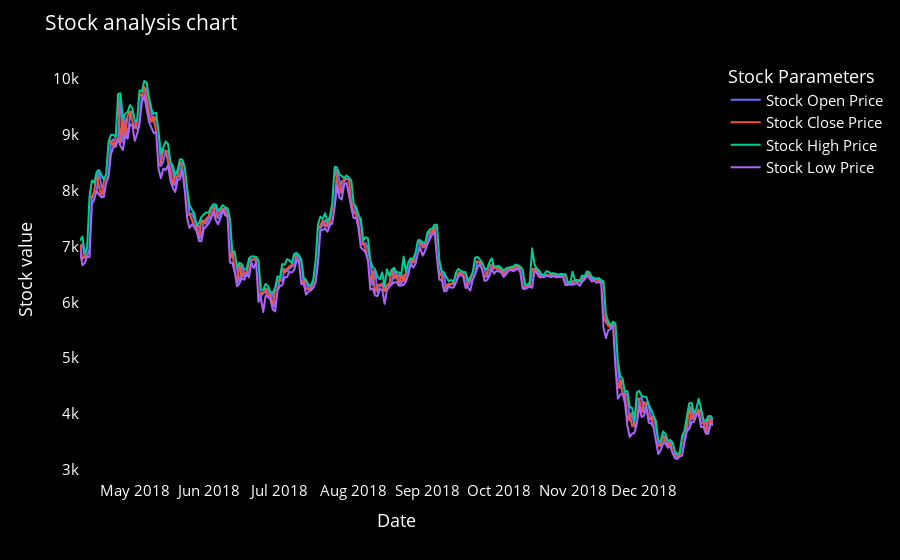

Notebook code cell kept with this figure:
### Code cell
names = cycle(['Stock Open Price','Stock Close Price','Stock High Price','Stock Low Price'])

fig = px.line(y_2018, x=y_2018.Date, y=[y_2018['Open'], y_2018['Close'], 
                                          y_2018['High'], y_2018['Low']],
             labels={'Date': 'Date','value':'Stock value'})
fig.update_layout(title_text='Stock analysis chart', font_size=15, font_color='white',legend_title_text='Stock Parameters')
fig.for_each_trace(lambda t:  t.update(name = next(names))) 
fig.update_xaxes(showgrid=False)
fig.update_yaxes(showgrid=False)
fig.update_layout({
    'plot_bgcolor': 'black',
    'paper_bgcolor': 'black'
})
fig.show()

### Figure 1 — Plotly figure (JSON) as saved in the notebook; plotly's stock layout.template omitted (floating-point values rounded to 4 significant figures; data arrays with more than 128 entries replaced by an {"elided": "..."} marker saying what was removed)
{"data": [{"hovertemplate": "variable=Open<br>Date=%{x}<br>Stock value=%{y}<extra></extra>", "legendgroup": "Open", "line": {"color": "#636efa", "dash": "solid"}, "marker": {"symbol": "circle"}, "mode": "lines", "name": "Stock Open Price", "showlegend": true, "type": "scattergl", "x": {"elided": "267 str values"}, "xaxis": "x", "y": {"elided": "267 float values"}, "yaxis": "y"}, {"hovertemplate": "variable=Close<br>Date=%{x}<br>Stock value=%{y}<extra></extra>", "legendgroup": "Close", "line": {"color": "#EF553B", "dash": "solid"}, "marker": {"symbol": "circle"}, "mode": "lines", "name": "Stock Close Price", "showlegend": true, "type": "scattergl", "x": {"elided": "267 str values"}, "xaxis": "x", "y": {"elided": "267 float values"}, "yaxis": "y"}, {"hovertemplate": "variable=High<br>Date=%{x}<br>Stock value=%{y}<extra></extra>", "legendgroup": "High", "line": {"color": "#00cc96", "dash": "solid"}, "marker": {"symbol": "circle"}, "mode": "lines", "name": "Stock High Price", "showlegend": true, "type": "scattergl", "x": {"elided": "267 str values"}, "xaxis": "x", "y": {"elided": "267 float values"}, "yaxis": "y"}, {"hovertemplate": "variable=Low<br>Date=%{x}<br>Stock value=%{y}<extra></extra>", "legendgroup": "Low", "line": {"color": "#ab63fa", "dash": "solid"}, "marker": {"symbol": "circle"}, "mode": "lines", "name": "Stock Low Price", "showlegend": true, "type": "scattergl", "x": {"elided": "267 str values"}, "xaxis": "x", "y": {"elided": "267 float values"}, "yaxis": "y"}], "layout": {"font": {"color": "white", "size": 15}, "legend": {"title": {"text": "Stock Parameters"}, "tracegroupgap": 0}, "margin": {"t": 60}, "paper_bgcolor": "black", "plot_bgcolor": "black", "title": {"text": "Stock analysis chart"}, "xaxis": {"anchor": "y", "domain": [0, 1], "showgrid": false, "title": {"text": "Date"}}, "yaxis": {"anchor": "x", "domain": [0, 1], "showgrid": false, "title": {"text": "Stock value"}}}}
